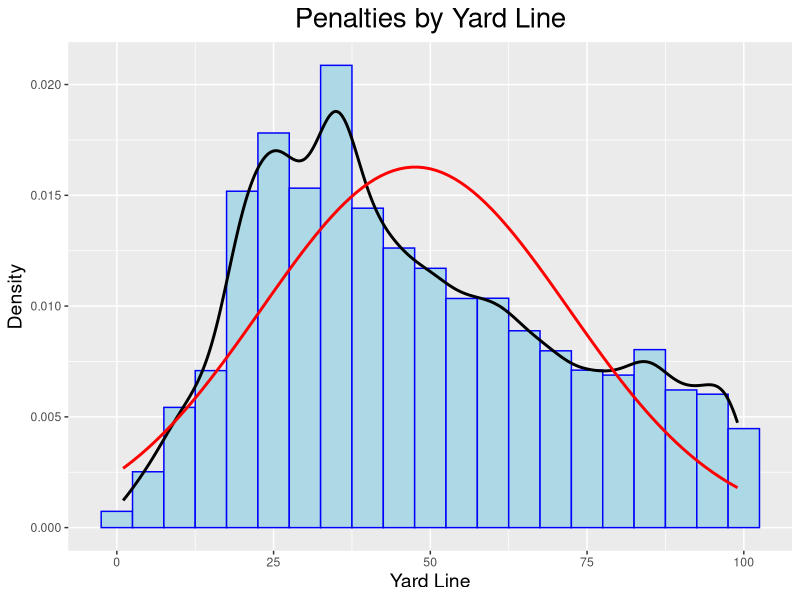
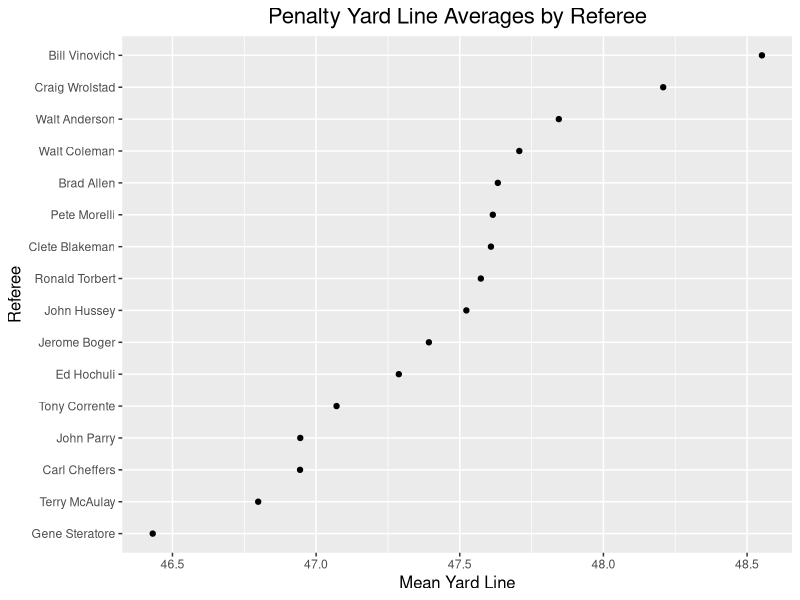
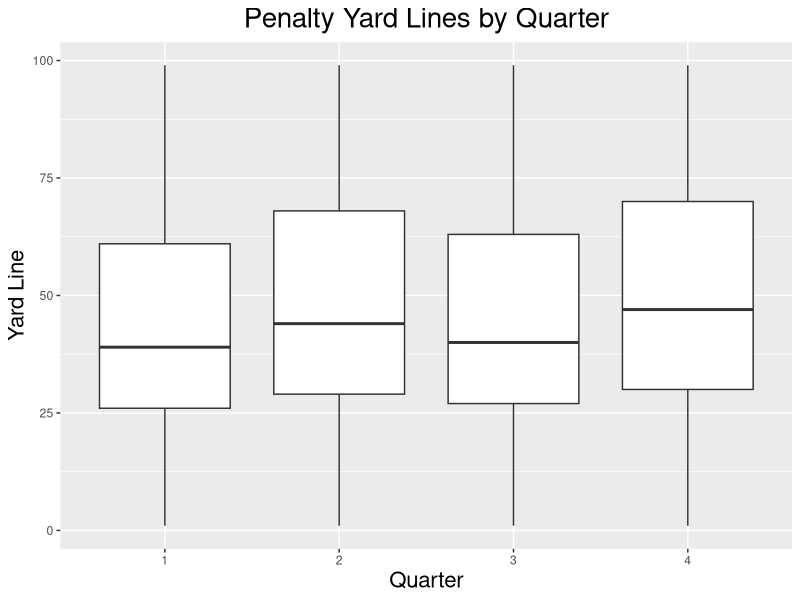

These figures' R source, in order:
library(dplyr)
library(ggplot2)
library(tidyverse)

df <- read.csv("./data/df_ref.csv")

#Get mean and standard deviation for YardLine
m <- mean(df$YardLine)
std_dev <- sd(df$YardLine)

#Histogram of penalty yard lines
ggplot(df, aes(x=YardLine)) +
  geom_histogram(aes(y = ..density..),
                 binwidth = 5,
                 color = "blue", fill = "lightblue") +
  geom_density(color = "black", lwd=1.0) +
  stat_function(fun = dnorm, args = list(mean = m, sd = std_dev),
                color = "red", lwd = 1.0) +
  theme(plot.title = element_text(hjust = 0.5, size = 20),
        axis.title.x = element_text(size = 14),
        axis.title.y = element_text(size = 14)) +
  ggtitle("Penalties by Yard Line") +
  xlab("Yard Line") +
  ylab("Density")


df_subset <- df %>%
  group_by(Referee) %>%
  summarise(mean_yard_line = mean(YardLine)) %>%
  filter(!is.na(Referee))

#Cleveland dot plot of penalty yard line averages by referee
ggplot(df_subset, aes(x=mean_yard_line,
                      y=fct_reorder(Referee, mean_yard_line))) +
  geom_point() +
  ggtitle("Penalty Yard Line Averages by Referee") +
  scale_y_discrete(name = 'Referee') +
  scale_x_continuous(name = "Mean Yard Line") +
  theme(plot.title = element_text(hjust = 0.5, size = 16),
        axis.title.x = element_text(size = 12),
        axis.title.y = element_text(size = 12))

#Boxplots of penalty yard lines by quarter
ggplot(filter(df, Quarter != 5), aes(x = factor(Quarter), y = YardLine)) +
  geom_boxplot() +
  scale_x_discrete(name = "Quarter") +
  scale_y_continuous(name = "Yard Line") +
  theme(axis.title.x = element_text(size = 16),
        axis.title.y = element_text(size = 16),
        plot.title = element_text(hjust = 0.5, size = 20)) +
  ggtitle("Penalty Yard Lines by Quarter")

